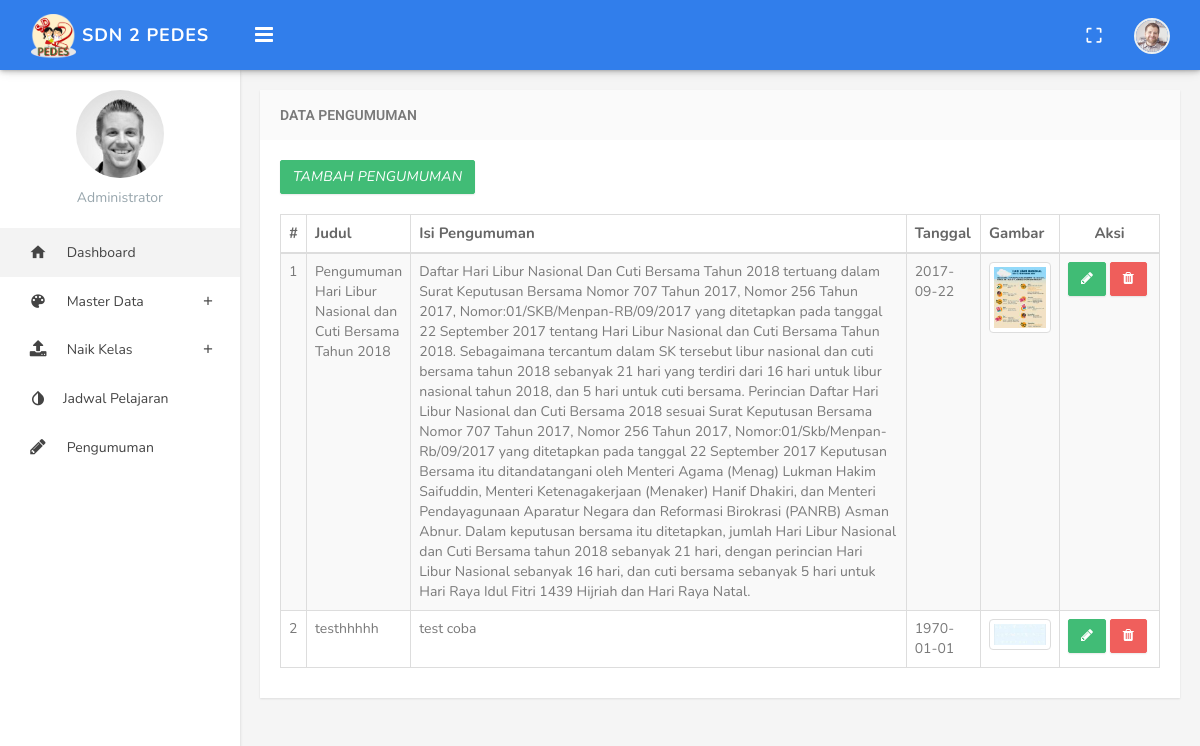
Page /index.php/admin/pengumuman/tampil_peng on the earlier database version.
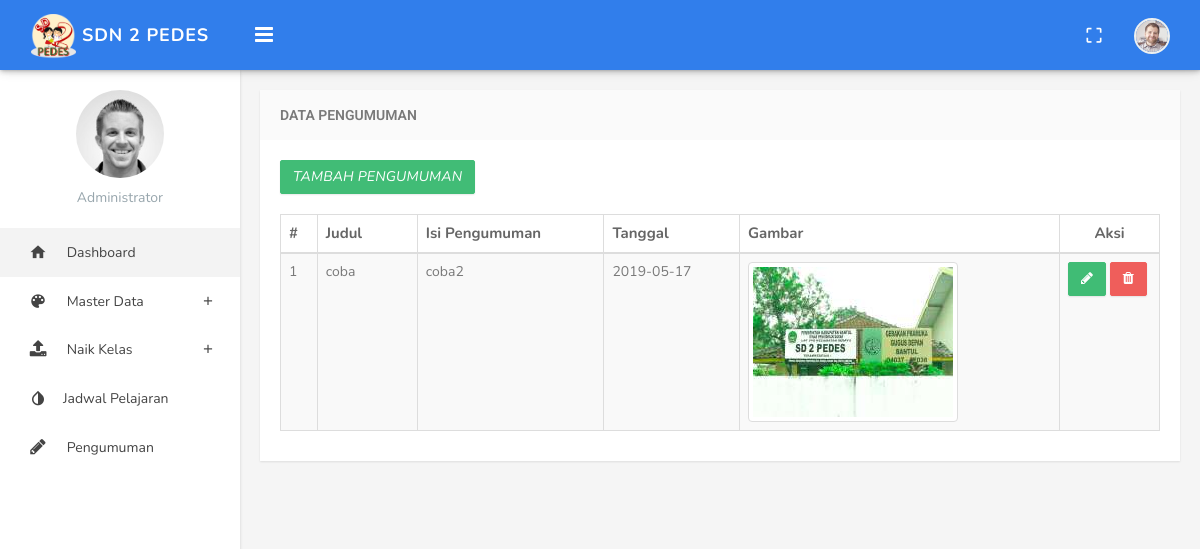
Same page on the later database version.
### tables this page shows
CREATE TABLE `pengumuman` (
  `id_pengumuman` int(11) NOT NULL,
  `judul` text NOT NULL,
  `isi` text NOT NULL,
  `tanggal` date NOT NULL,
  `gambar` varchar(100) NOT NULL
);

### application/controllers/admin/Pengumuman.php (called while the page is built, shortened)
<?php
class Pengumuman extends CI_Controller
{
	public function __construct()
	{
		$this->load->model('M_data');
	}
public function tampil_peng(){
		$data['pengumuman']=$this->M_data->GetData('pengumuman');
		$this->load->view('admin/pengumuman/v_datapeng',$data);
	}
}

### index.php (called while the page is built, shortened)
<?php
require_once BASEPATH.'core/CodeIgniter.php';

### application/models/m_data.php (called while the page is built, shortened)
<?php
class M_data extends CI_Model{
	public function GetData($table){
		$res=$this->db->get($table);
		return $res->result();
	}
}

### application/views/admin/pengumuman/v_datapeng.php (the view, shortened to what this page needs)
<!DOCTYPE html>
<html>
<head>
</head>
<body class="fixed-left">
    <div id="wrapper">
        <div class="content-page">
			<div class="content">
				<div class="container">
					<div class="row">
						<div class="col-md-12">
							<div class="panel panel-default">
								<div class="panel-heading">
									<h3 class="panel-title">Data Pengumuman</h3>
								</div>
								<div class="panel-body">
									<a  href="<?php echo base_url()."admin/pengumuman/tambah_peng";?>" class="btn btn-success" style="margin-bottom: 20px;"><i aria-hidden="true">TAMBAH PENGUMUMAN</i></a>
									<table class=" table table-bordered table-striped" id="dataTables">
										<thead>
											<tr>
												<th>#</th>
												<th width="100">Judul</th>
												<th>Isi Pengumuman</th>
												<th>Tanggal</th>
												<th>Gambar</th>
												<th width="80"><center>Aksi</center></th>
											</tr>
										</thead>
										<tbody>
											<tr>
												<?php
												$no = 1;
												foreach ($pengumuman as $p):?>
												<td><?php echo $no++;?></td>
												<td><?php echo $p->judul;?></td>
												<td><?php echo $p->isi;?></td>
												<td><?php echo $p->tanggal;?></td>
												<td><img src="<?php echo base_url().'assets/img/upload/'.$p->gambar;?>" class="img-thumbnail" style="width:500; height: 500;" alt="Image"/></td>
												<td width="100">
                									<a href="<?php echo base_url().'admin/pengumuman/edit_peng/'.$p->id_pengumuman;?>" class="btn btn-success"><i class="fa fa-pencil" aria-hidden="true"></i></a>
													<a href="<?php echo base_url().'admin/pengumuman/delete_peng/'.$p->id_pengumuman;?>" class="btn btn-danger"><i class="fa fa-trash" aria-hidden="true"></i></a>
												</td>
											</tr>
											<?php endforeach; ?>
										</tbody>
									</table>
								</div>
							</div>
						</div>
						</div>
					</div>
				</div>
			</div>
		</div>
</body>
</html>

Differences in the rows shown:
removed pengumuman: judul "Pengumuman Hari Libur Nasional dan Cuti Bersama Tahun 2018", isi "Daftar Hari Libur Nasional Dan Cuti Bersama Tahun 2018 tertuang dalam Surat Keputusan Bersama Nomor 707 Tahun 2017, Nomor 256 Tahun 2017, Nomor:01/SKB/Menpan-RB/09/2017 yang ditetapkan pada tanggal 22 September 2017 tentang Hari Libur Nasional dan Cuti Bersama Tahun 2018. Sebagaimana tercantum dalam SK tersebut libur nasional dan cuti bersama tahun 2018 sebanyak 21 hari yang terdiri dari 16 hari untuk libur nasional tahun 2018, dan 5 hari untuk cuti bersama. Perincian Daftar Hari Libur Nasional dan Cuti Bersama 2018 sesuai Surat Keputusan Bersama Nomor 707 Tahun 2017, Nomor 256 Tahun 2017, Nomor:01/Skb/Menpan-Rb/09/2017 yang ditetapkan pada tanggal 22 September 2017 Keputusan Bersama itu…", tanggal "2017-09-22", gambar (picture)
removed pengumuman: judul "testhhhhh", isi "test coba", tanggal "1970-01-01", gambar (picture)
added pengumuman: judul "coba", isi "coba2", tanggal "2019-05-17", gambar (picture)
